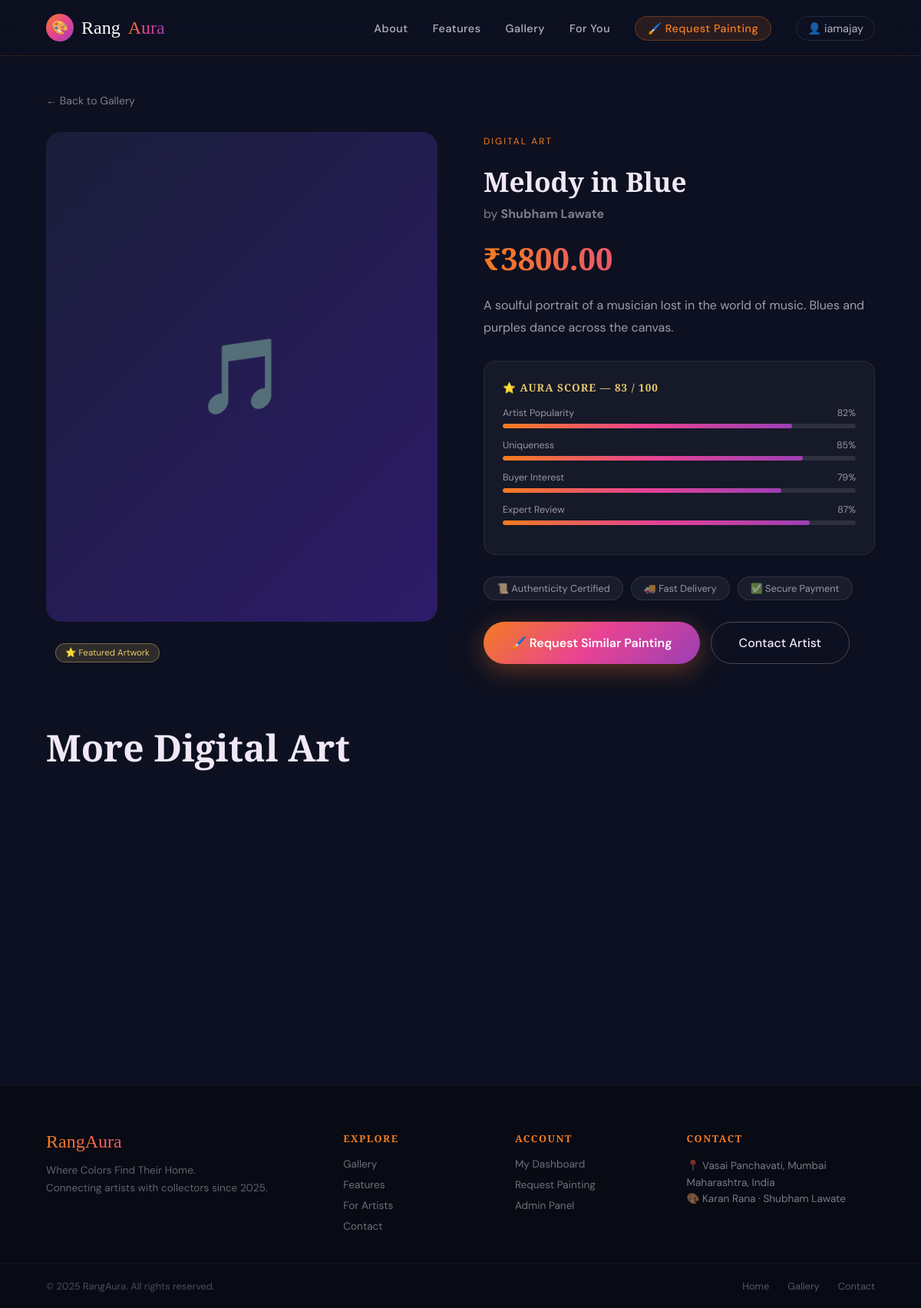
The page /gallery/2/ (signed in) on the database its author committed.
### core/models.py (models this page shows, shortened)
class Painting(models.Model):
    STYLE_CHOICES = [
        ('fantasy', 'Fantasy Art'),
        ('digital', 'Digital Art'),
        ('modern', 'Modern Art'),
        ('abstract', 'Abstract'),
        ('portrait', 'Portrait'),
        ('landscape', 'Landscape'),
    ]
    title = models.CharField(max_length=150)
    artist_name = models.CharField(max_length=100)
    style = models.CharField(max_length=30, choices=STYLE_CHOICES, default='digital')
    description = models.TextField(blank=True)
    price = models.DecimalField(max_digits=10, decimal_places=2)
    image = models.ImageField(upload_to='paintings/', blank=True, null=True)
    emoji = models.CharField(max_length=10, default='🎨', help_text="Emoji shown when no image uploaded")
    aura_popularity = models.IntegerField(default=80, help_text="Artist popularity score (0-100)")
    aura_uniqueness = models.IntegerField(default=80, help_text="Uniqueness score (0-100)")
    aura_interest = models.IntegerField(default=80, help_text="Buyer interest score (0-100)")
    aura_expert = models.IntegerField(default=80, help_text="Expert review score (0-100)")
    is_featured = models.BooleanField(default=False)
    is_available = models.BooleanField(default=True)
    created_at = models.DateTimeField(auto_now_add=True)
    class Meta:
        ordering = ['-is_featured', '-created_at']
    @property
    def aura_total(self):
        return round((self.aura_popularity + self.aura_uniqueness +
                      self.aura_interest + self.aura_expert) / 4)
    @property
    def style_label(self):
        return dict(self.STYLE_CHOICES).get(self.style, self.style)

### core/views.py (the view)
# urls.py: path('gallery/<int:pk>/', views.painting_detail, name='painting_detail'),
def painting_detail(request, pk):
    painting = get_object_or_404(Painting, pk=pk, is_available=True)
    related = Painting.objects.filter(style=painting.style, is_available=True).exclude(pk=pk)[:4]
    context = {
        'painting': painting,
        'related': related,
    }
    return render(request, 'core/painting_detail.html', context)

### templates/core/painting_detail.html (shortened to what this page needs)
{% extends 'base.html' %}
{% load static %}
{% block content %}
<div style="padding:120px 60px 80px;max-width:1200px;margin:0 auto;">
  <a href="{% url 'gallery' %}" class="back-link">← Back to Gallery</a>
  <div class="detail-grid">
    <div class="detail-image-wrap">
      {% if painting.image %}
        <img src="{{ painting.image.url }}" alt="{{ painting.title }}" class="detail-image"/>
      {% else %}
        <div class="detail-emoji-placeholder">{{ painting.emoji }}</div>
      {% endif %}
      {% if painting.is_featured %}
        <div class="featured-badge" style="position:relative;display:inline-block;margin-top:16px;">⭐ Featured Artwork</div>
      {% endif %}
    </div>
    <div class="detail-info">
      <span class="section-tag">{{ painting.style_label }}</span>
      <h1 class="detail-title">{{ painting.title }}</h1>
      <p class="detail-artist">by <strong>{{ painting.artist_name }}</strong></p>
      <div class="detail-price">₹{{ painting.price }}</div>
      {% if painting.description %}
      <p class="detail-desc">{{ painting.description }}</p>
      {% endif %}
      <div class="aura-value-demo" style="margin:28px 0;">
        <h4>⭐ AURA SCORE — {{ painting.aura_total }} / 100</h4>
        <div class="aura-bar">
          <div class="aura-bar-label"><span>Artist Popularity</span><span>{{ painting.aura_popularity }}%</span></div>
          <div class="aura-bar-track"><div class="aura-bar-fill" style="width:{{ painting.aura_popularity }}%"></div></div>
        </div>
        <div class="aura-bar">
          <div class="aura-bar-label"><span>Uniqueness</span><span>{{ painting.aura_uniqueness }}%</span></div>
          <div class="aura-bar-track"><div class="aura-bar-fill" style="width:{{ painting.aura_uniqueness }}%"></div></div>
        </div>
        <div class="aura-bar">
          <div class="aura-bar-label"><span>Buyer Interest</span><span>{{ painting.aura_interest }}%</span></div>
          <div class="aura-bar-track"><div class="aura-bar-fill" style="width:{{ painting.aura_interest }}%"></div></div>
        </div>
        <div class="aura-bar">
          <div class="aura-bar-label"><span>Expert Review</span><span>{{ painting.aura_expert }}%</span></div>
          <div class="aura-bar-track"><div class="aura-bar-fill" style="width:{{ painting.aura_expert }}%"></div></div>
        </div>
      </div>
      <div class="detail-badges">
        <span class="d-badge">📜 Authenticity Certified</span>
        <span class="d-badge">🚚 Fast Delivery</span>
        <span class="d-badge">✅ Secure Payment</span>
      </div>
      <div class="detail-actions">
        {% if user.is_authenticated %}
          <a href="{% url 'request_painting' %}" class="btn-primary">🖌️ Request Similar Painting</a>
        {% else %}
          <a href="{% url 'register' %}" class="btn-primary">Join to Purchase →</a>
        {% endif %}
        <a href="{% url 'home' %}#contact" class="btn-secondary">Contact Artist</a>
      </div>
    </div>
  </div>
  {% if related %}
  <div style="margin-top:80px;">
    <h2 class="section-title" style="margin-bottom:32px;">More {{ painting.style_label }}</h2>
    <div class="related-grid">
    </div>
  </div>
  {% endif %}
</div>
{% endblock %}

### templates/base.html (shortened to what this page needs)
{% load static %}
<!DOCTYPE html>
<html lang="en">
<head>
<link rel="stylesheet" href="{% static 'css/style.css' %}"/>
</head>
<body>
<nav id="main-nav">
  <a href="{% url 'home' %}" class="nav-logo">
    <div class="brush-icon">🎨</div>
    <span class="rang">Rang</span><span class="aura">Aura</span>
  </a>
  <ul id="navMenu">
    <li><a href="{% url 'home' %}#about">About</a></li>
    <li><a href="{% url 'home' %}#features">Features</a></li>
    <li><a href="{% url 'gallery' %}">Gallery</a></li>
    <li><a href="{% url 'home' %}#audience">For You</a></li>
    {% if user.is_authenticated %}
      <li><a href="{% url 'request_painting' %}" class="nav-highlight">🖌️ Request Painting</a></li>
      <li class="nav-user-menu">
        <span class="nav-username">👤 {{ user.username }}</span>
      </li>
    {% else %}
      <li><a href="{% url 'login' %}">Login</a></li>
      <li><a href="{% url 'register' %}" class="nav-cta">Get Started</a></li>
    {% endif %}
  </ul>
</nav>
{% block content %}{% endblock %}
<footer>
  <div class="footer-top">
    <div class="footer-brand">
      <span class="footer-logo">RangAura</span>
      <p>Where Colors Find Their Home.<br/>Connecting artists with collectors since 2025.</p>
    </div>
    <div class="footer-links-group">
      <h4>Explore</h4>
      <a href="{% url 'gallery' %}">Gallery</a>
      <a href="{% url 'home' %}#features">Features</a>
      <a href="{% url 'home' %}#audience">For Artists</a>
      <a href="{% url 'home' %}#contact">Contact</a>
    </div>
    <div class="footer-links-group">
      <h4>Account</h4>
      {% if user.is_authenticated %}
        <a href="{% url 'dashboard' %}">My Dashboard</a>
        <a href="{% url 'request_painting' %}">Request Painting</a>
      {% else %}
        <a href="{% url 'register' %}">Register</a>
        <a href="{% url 'login' %}">Login</a>
      {% endif %}
      <a href="/admin/">Admin Panel</a>
    </div>
    <div class="footer-links-group">
      <h4>Contact</h4>
      <p style="color:rgba(240,232,245,0.5);font-size:0.85rem;line-height:1.6;">
        📍 Vasai Panchavati, Mumbai<br/>
        Maharashtra, India<br/>
        🎨 Karan Rana · Shubham Lawate
      </p>
    </div>
  </div>
  <div class="footer-bottom">
    <p>© 2025 RangAura. All rights reserved.</p>
    <div class="footer-links">
      <a href="{% url 'home' %}">Home</a>
      <a href="{% url 'gallery' %}">Gallery</a>
      <a href="{% url 'home' %}#contact">Contact</a>
    </div>
  </div>
</footer>
</body>
</html>

### rows shown on the page
Painting: emoji "🎵", style_label "DIGITAL ART", title "Melody in Blue", artist_name "Shubham Lawate", price "3800.00", description "A soulful portrait of a musician lost in the world of music. Blues and purples dance across the canvas.", aura_total "83", aura_popularity "82", aura_uniqueness "85", aura_interest "79", aura_expert "87", style_label "Digital Art"

### other values the page prints
{{ user.username }} "iamajay"
